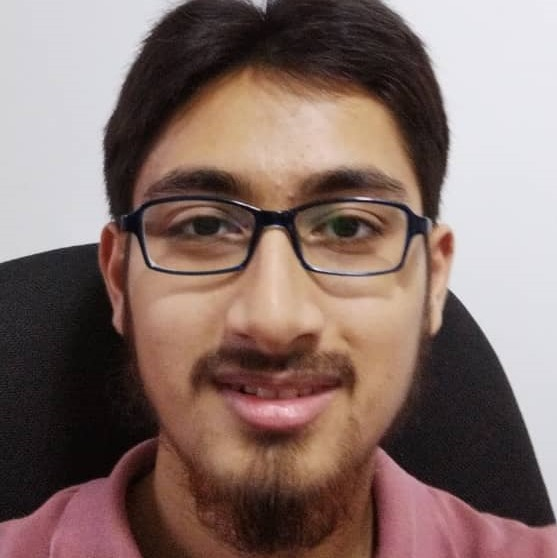
#> input picture 03_PCA New/raw_images/[Abdul]-4.jpeg, 557 x 558 px, found by its file name; its folder holds only this picture in this run
$ python crop.py
#> lines starting #> are read from the running program, lines starting #| are printed output that depends on the picture
import numpy as np  # numerical python
import cv2  # opencv
import os
import matplotlib.pyplot as plt  # visualze and display

path = "raw_images"
labels = os.listdir(path)

print('The number of images in folder = ', len(labels))

# Step -1 Read Image and Convert to RGB
img = cv2.imread(os.path.join(path, labels[0]))  # read image in BGR
#> img is the input picture: shape (558, 557, 3); mean B, G, R 105.2, 111, 132.6
# this step will convert image from BGR to RGB
img_rgb = cv2.cvtColor(img, cv2.COLOR_BGR2RGB)

# Step -2: Apply Haar Cascade Classifier
haar = cv2.CascadeClassifier('./model/haarcascade_frontalface_default.xml')
gray = cv2.cvtColor(img_rgb, cv2.COLOR_BGR2GRAY)
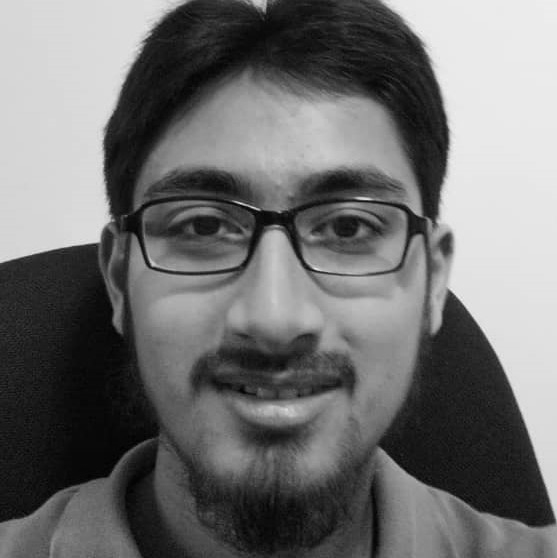
#> gray: shape (558, 557); min 1, max 242, mean 111.7
faces_list = haar.detectMultiScale(gray, 1.5, 5)
#> faces_list = [[72, 70, 410, 410]]
print(faces_list)
#| [[ 72  70 410 410]]
for x, y, w, h in faces_list:
    cv2.rectangle(img_rgb, (x, y), (x+w, y+h), (0, 255, 0), 2)

    # Step -3: crop Face
    roi = img_rgb[y:y+h, x:x+w]

    plt.imshow(roi)
    plt.axis('off')
    plt.show()
#> this loop made 1 pass
#> pass 1, `roi = img_rgb[y:y+h, x:x+w]`:
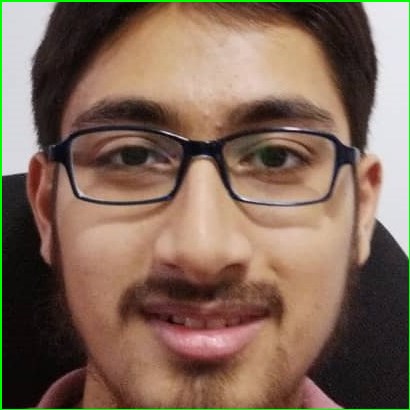
#> roi: shape (410, 410, 3); mean R, G, B 127.8, 104.2, 88
#> after the loop:
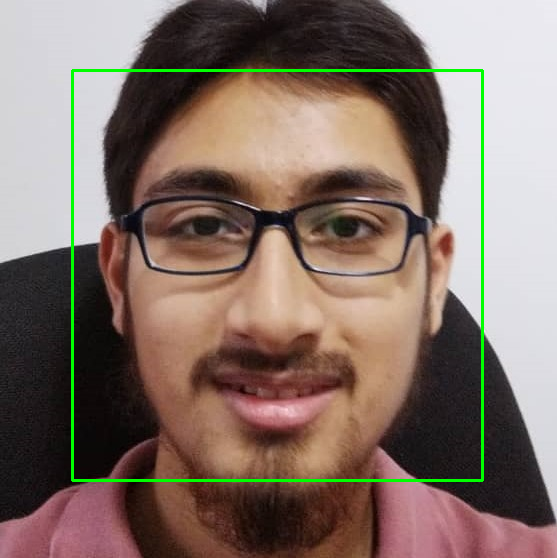
#> img_rgb: shape (558, 557, 3); mean R, G, B 130.8, 113.4, 103.6


# Step -4: Save Image
plt.imshow(img_rgb)
plt.axis('off')
plt.show()

# Looping to crop all images
for label in labels:
    try:

        # Step -1 Read Image and Convert to RGB
        img = cv2.imread(os.path.join(path, label))  # read image in BGR
        # this step will convert image from BGR to RGB
        img_rgb = cv2.cvtColor(img, cv2.COLOR_BGR2RGB)

        # Step -2: Apply Haar Cascade Classifier
        gray = cv2.cvtColor(img_rgb, cv2.COLOR_BGR2GRAY)
        faces_list = haar.detectMultiScale(gray, 1.5, 5)

        for x, y, w, h in faces_list:
            # Step -3: crop Face
            roi = img[y:y+h, x:x+w]
            # Step -4: Save Image
            cv2.imwrite(f'./train_images/{label}', roi)
            print(f'Image {label} Sucessfully processed')
    except:
        print('Unable to Process the image')

$ run again, on 03_PCA New/raw_images/[Ahmad] (3).jpeg
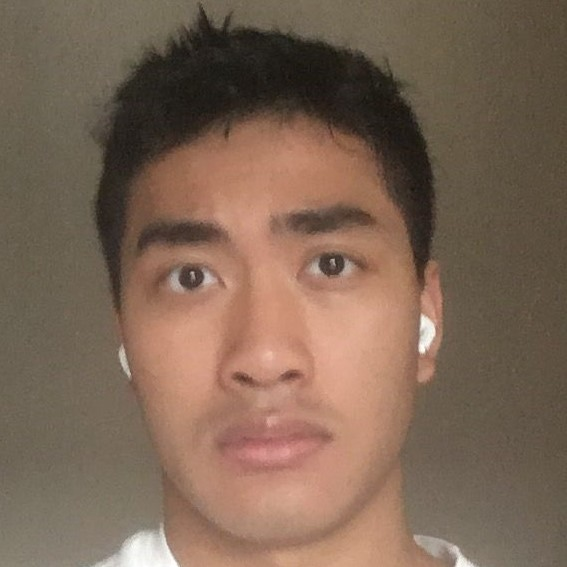
#> input picture 03_PCA New/raw_images/[Ahmad] (3).jpeg, 567 x 567 px, found by its file name
#> img is the input picture: shape (567, 567, 3); mean B, G, R 84.7, 101.8, 125.1
#> `gray = cv2.cvtColor(img_rgb, cv2.COLOR_BGR2GRAY)`:
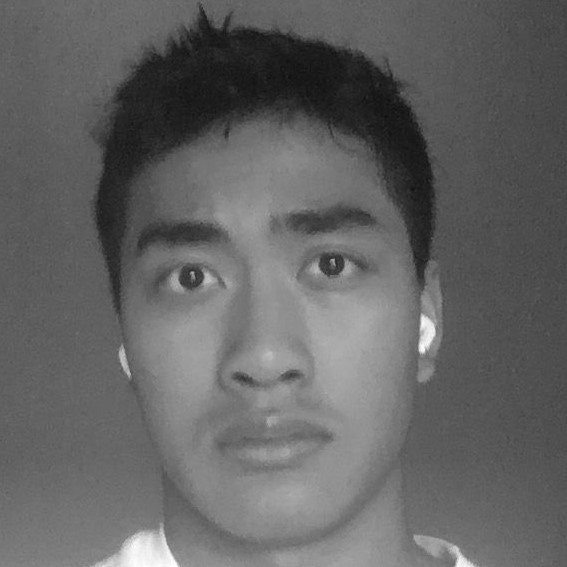
#> gray: shape (567, 567); min 16, max 255, mean 99.4
#> faces_list = [[62, 115, 410, 410]]
#| [[ 62 115 410 410]]
#> the loop `for x, y, w, h in faces_list:` made 1 pass
#> after the loop `for x, y, w, h in faces_list:`:
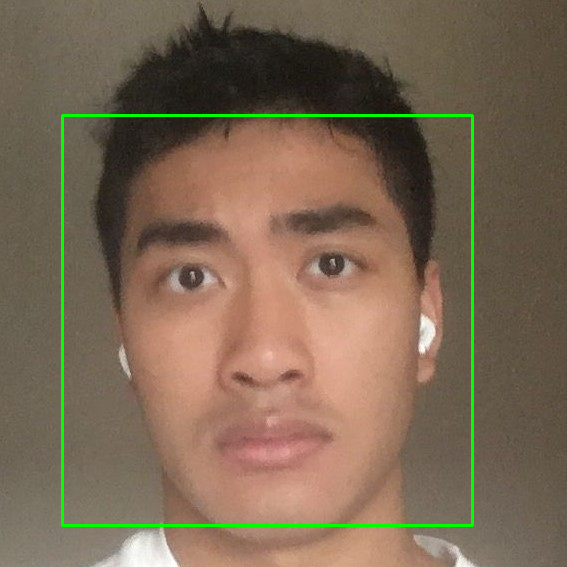
#> img_rgb: shape (567, 567, 3); mean R, G, B 123.5, 104.3, 83.5

$ run again, on 03_PCA New/raw_images/[HJ] (3).jpg
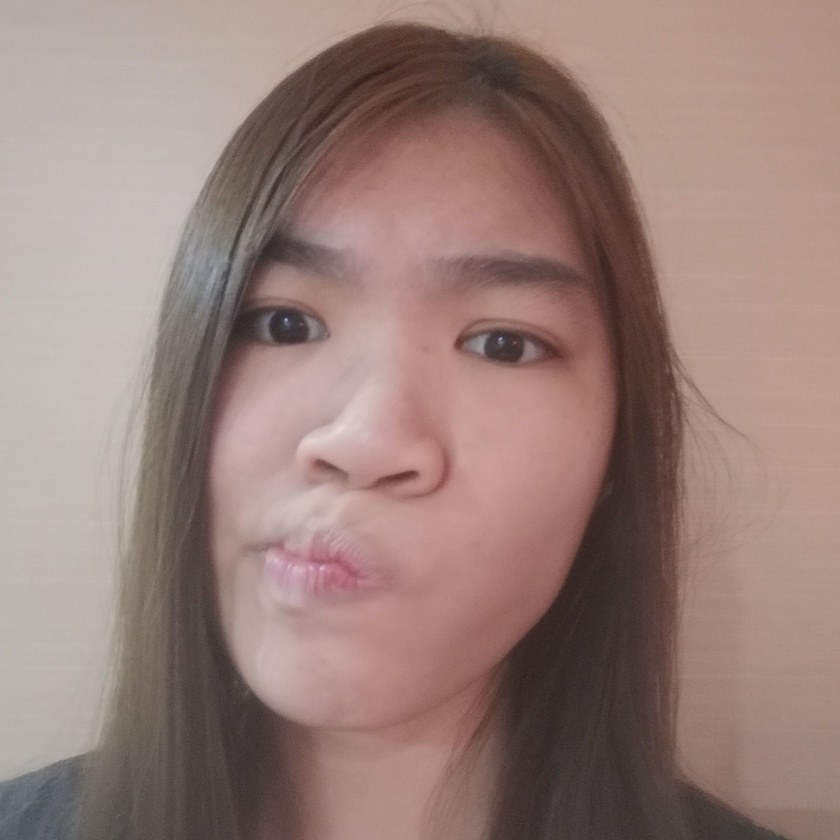
#> input picture 03_PCA New/raw_images/[HJ] (3).jpg, 840 x 840 px, shrunk from 2180 x 2180 before the run, found by its file name
#> img is the input picture: shape (840, 840, 3); mean B, G, R 121.5, 127.6, 151.6
#> `gray = cv2.cvtColor(img_rgb, cv2.COLOR_BGR2GRAY)`:
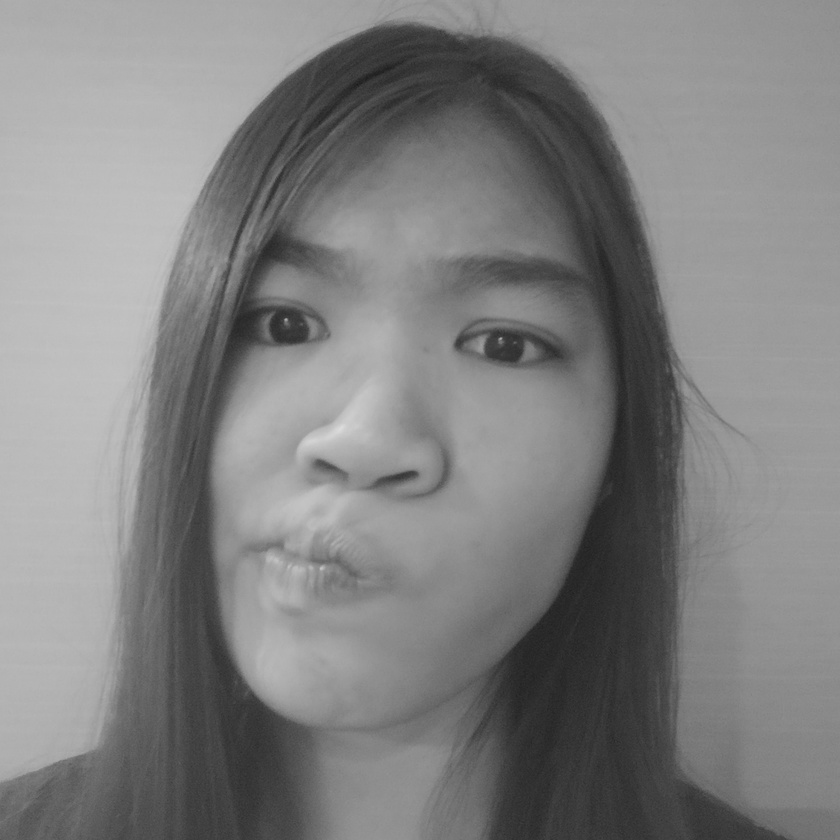
#> gray: shape (840, 840); min 25, max 220, mean 128.5
#> faces_list = [[90, 103, 615, 615]]
#| [[ 90 103 615 615]]
#> the loop `for x, y, w, h in faces_list:` made 1 pass
#> after the loop `for x, y, w, h in faces_list:`:
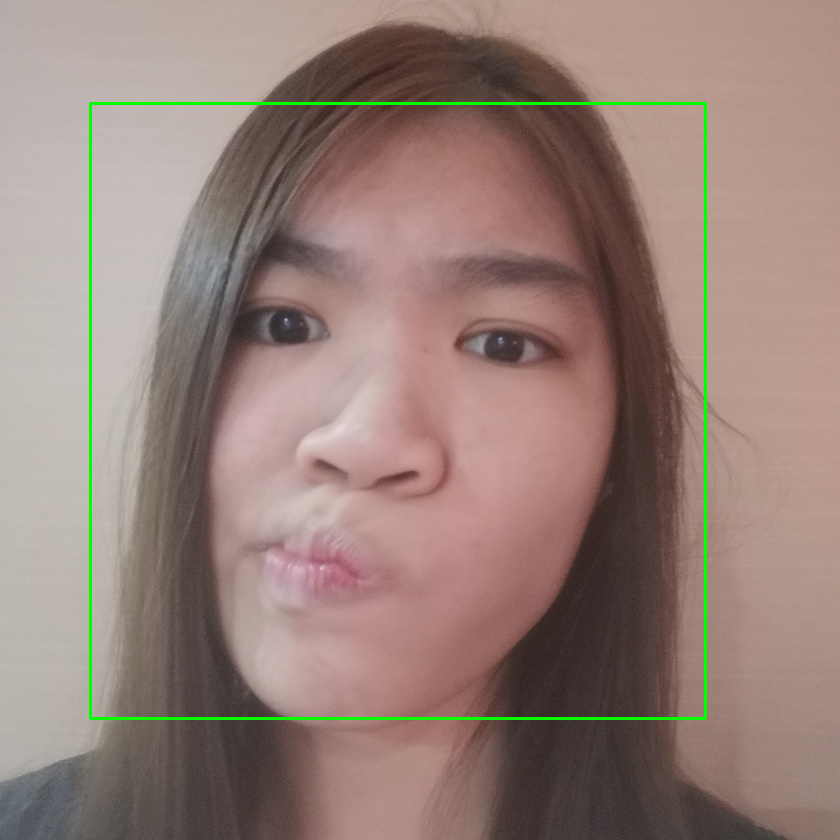
#> img_rgb: shape (840, 840, 3); mean R, G, B 150, 128.9, 120.2

$ run again, on 03_PCA New/raw_images/[Abdul]-6.jpeg
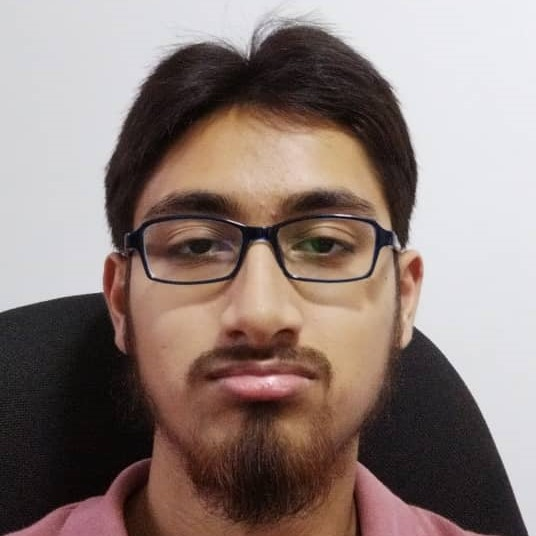
#> input picture 03_PCA New/raw_images/[Abdul]-6.jpeg, 536 x 536 px, found by its file name
#> img is the input picture: shape (536, 536, 3); mean B, G, R 120.4, 125.5, 141.5
#> `gray = cv2.cvtColor(img_rgb, cv2.COLOR_BGR2GRAY)`:
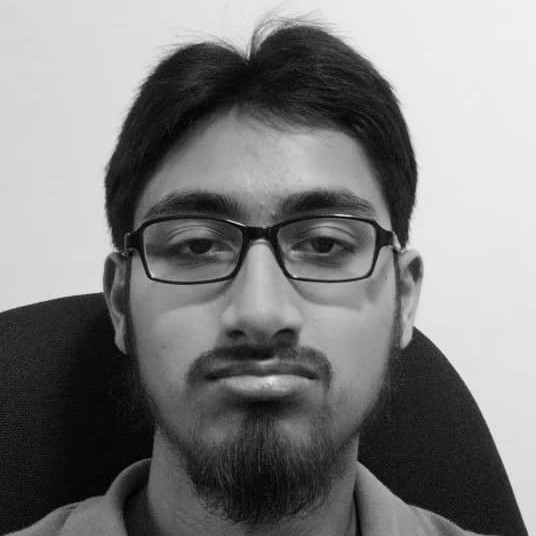
#> gray: shape (536, 536); min 1, max 246, mean 125.8
#> faces_list = [[58, 75, 410, 410]]
#| [[ 58  75 410 410]]
#> the loop `for x, y, w, h in faces_list:` made 1 pass
#> after the loop `for x, y, w, h in faces_list:`:
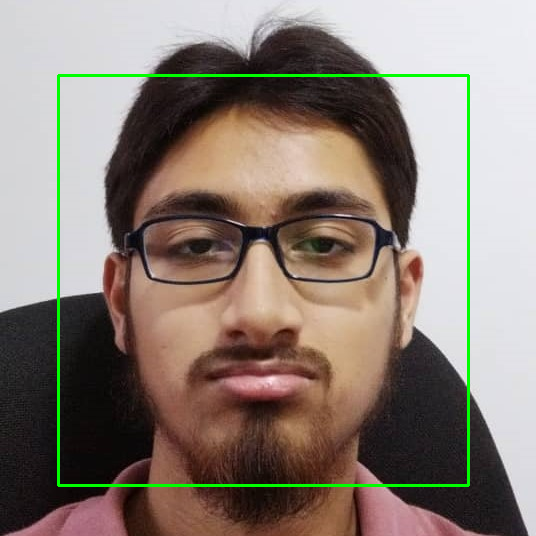
#> img_rgb: shape (536, 536, 3); mean R, G, B 139.4, 127.8, 118.4
